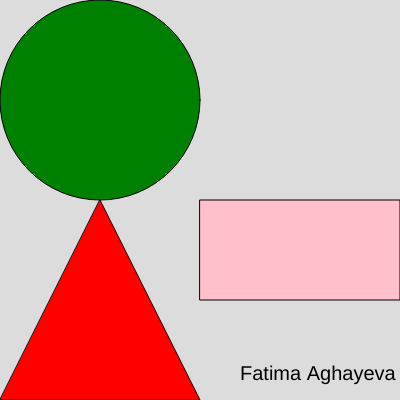
Frame 1 (no input)
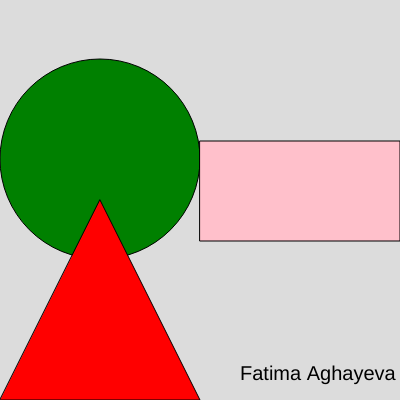
Frame 60 (no input)
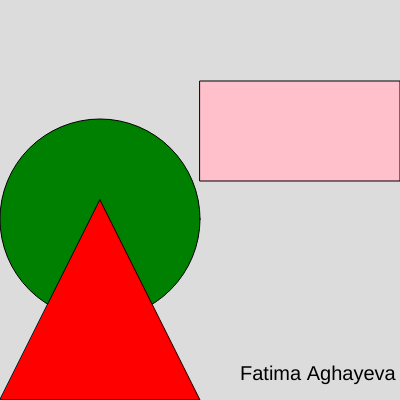
Frame 120 (the mouse pressed at the canvas centre since frame 60)

The p5.js sketch that drew these frames (run headless with seeded random() and noise() and a simulated clock; from frame 60 on, the mouse is pressed at the canvas centre):

// p5.js sketch
// ── sketch.js
let y = 100;
let y2=200;
let x=100;
let x2=200;
let directionX = 1;
let directionY = 1;
let directionX2 = 1;
let directionY2 = 1;


function setup() {
  createCanvas(400, 400);
  

}

function draw() {
  background(220);
  fill("green");
  circle(x, y, 200);
  if (y < 400 && directionY == 1) {
    y = y + 1;
    if (y >= 400) {
      directionY = 0;
    }
  } else if (x < 400 && directionY == 0 && directionX == 1) {
    x = x + 1;
    if (x >= 400) {
      directionX = 0;
    }
  } else if (y > 100 && directionX == 0) {
    y = y - 1;
    if (y <= 100) {
      directionY = -1;
    }
  } else if (x > 100 && directionY == -1) {
    x = x - 1;
    if (x <= 100) {
      directionX = -1;
    }
  }
 
  
  fill("pink");
  rect(x2, y2, 200, 100);
  if (y2 > 0 && directionY2 == 1) {
    y2 = y2 - 1;
    if (y2 <= 0) {
      directionY2 = 0;
    }
  } else if (x2 > 0 && directionY2 == 0 && directionX2 == 1) {
    x2 = x2 - 1;
    if (x2 <= 0) {
      directionX2 = 0;
    }
  } else if (y2 < 200 && directionX2 == 0) {
    y2 = y2 + 1;
    if (y2 >= 200) {
      directionY2 = 1;
    }
  } else if (x2 < 200 && directionY2 == 1) {
    x2 = x2 + 1;
    if (x2 >= 200) {
      directionX2 = 1;
    }
  }

  fill("red");
  
  triangle(0,400,200,400,100,200);


  fill("black");
  textSize(20);
  text("Fatima Aghayeva", 240, 380);
  
}
